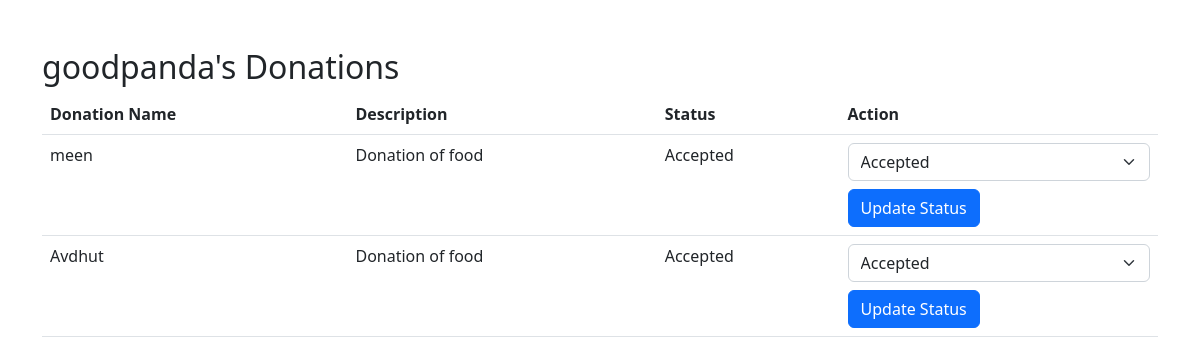
Screenshot of /ngo_home/4/ (signed in) with the database file from the repository.
### donation/models.py (models this page shows, shortened)
class NGO(models.Model):
    user = models.ForeignKey(User,on_delete=models.CASCADE)
    contact = models.CharField(null=True, max_length=10)
    address = models.CharField(null=True, max_length=300)
    userpic = models.FileField(null=True)
    idpic = models.FileField(null=True)
    aboutme = models.CharField(null=True, max_length=300)
    status = models.CharField(max_length=20, choices=[('Pending', 'Pending'), ('Approved', 'Approved'), ('Rejected', 'Rejected')], default='Pending')
    regdate = models.DateTimeField(auto_now_add=True)
    adminremark = models.CharField(null=True, max_length=300)
    updationdate = models.DateField(null=True)
    city = models.ForeignKey(City, on_delete=models.CASCADE, null=True, blank=True)
    email = models.EmailField(unique=True, null=True, blank=True)
    category = models.ManyToManyField(Category, related_name='ngos')

class Donation(models.Model):
    donor = models.ForeignKey(Donor,on_delete=models.CASCADE)
    donationname = models.CharField(null=True, max_length=100)
    donationpic = models.FileField(null=True)
    Collectionloc = models.CharField(null=True, max_length=300)
    Description = models.CharField(null=True, max_length=300)
    status = models.CharField(null=True, max_length=50, default="Pending")
    Donationdate = models.DateTimeField(auto_now_add=True)
    donation_type = models.CharField(max_length=50, null=True)
    adminremark = models.CharField(null=True, max_length=300)
    Ngo = models.ForeignKey(NGO,on_delete=models.CASCADE)
    NGOremark = models.CharField(null=True, max_length=300)
    Updationdate = models.DateField(null=True)

### donation/views.py (the view, shortened to what this page needs)
# urls.py: path('ngo_home/<int:ngo_id>/', ngo_home, name='ngo_home'),
def ngo_home(request, ngo_id):
    if not request.user.is_authenticated:
        return redirect('login')  # Redirect to login if the user is not authenticated
    ngo = NGO.objects.get(id=ngo_id)
    donations = Donation.objects.filter(Ngo=ngo)
    return render(request, 'ngo_home.html', {'ngo': ngo, 'donations': donations})

### donation/templates/ngo_home.html (shortened to what this page needs)
{% load static %}
<!DOCTYPE html>
<html lang="en">
<head>
    <link rel="stylesheet" href="{% static 'css/bootstrap.min.css' %}">
</head>
<body>
<div class="container mt-5">
    <h2>{{ ngo.user.first_name }}'s Donations</h2>
    <table class="table">
        <thead>
            <tr>
                <th>Donation Name</th>
                <th>Description</th>
                <th>Status</th>
                <th>Action</th>
            </tr>
        </thead>
        <tbody>
            {% for donation in donations %}
                <tr>
                    <td>{{ donation.donationname }}</td>
                    <td>{{ donation.Description }}</td>
                    <td>{{ donation.status }}</td>
                    <td>
                        <form method="POST" action="">
                            <select name="status" class="form-select">
                                <option value="Accepted" {% if donation.status == 'Accepted' %}selected{% endif %}>Accepted</option>
                            </select>
                            <button type="submit" class="btn btn-primary mt-2">Update Status</button>
                        </form>
                    </td>
                </tr>
            {% endfor %}
        </tbody>
    </table>
</div>
</body>
</html>

### rows the page displays
NGO: user.first_name "goodpanda"
Donation: donationname "meen", Description "Donation of food", status "Accepted"
Donation: donationname "Avdhut", Description "Donation of food", status "Accepted"
